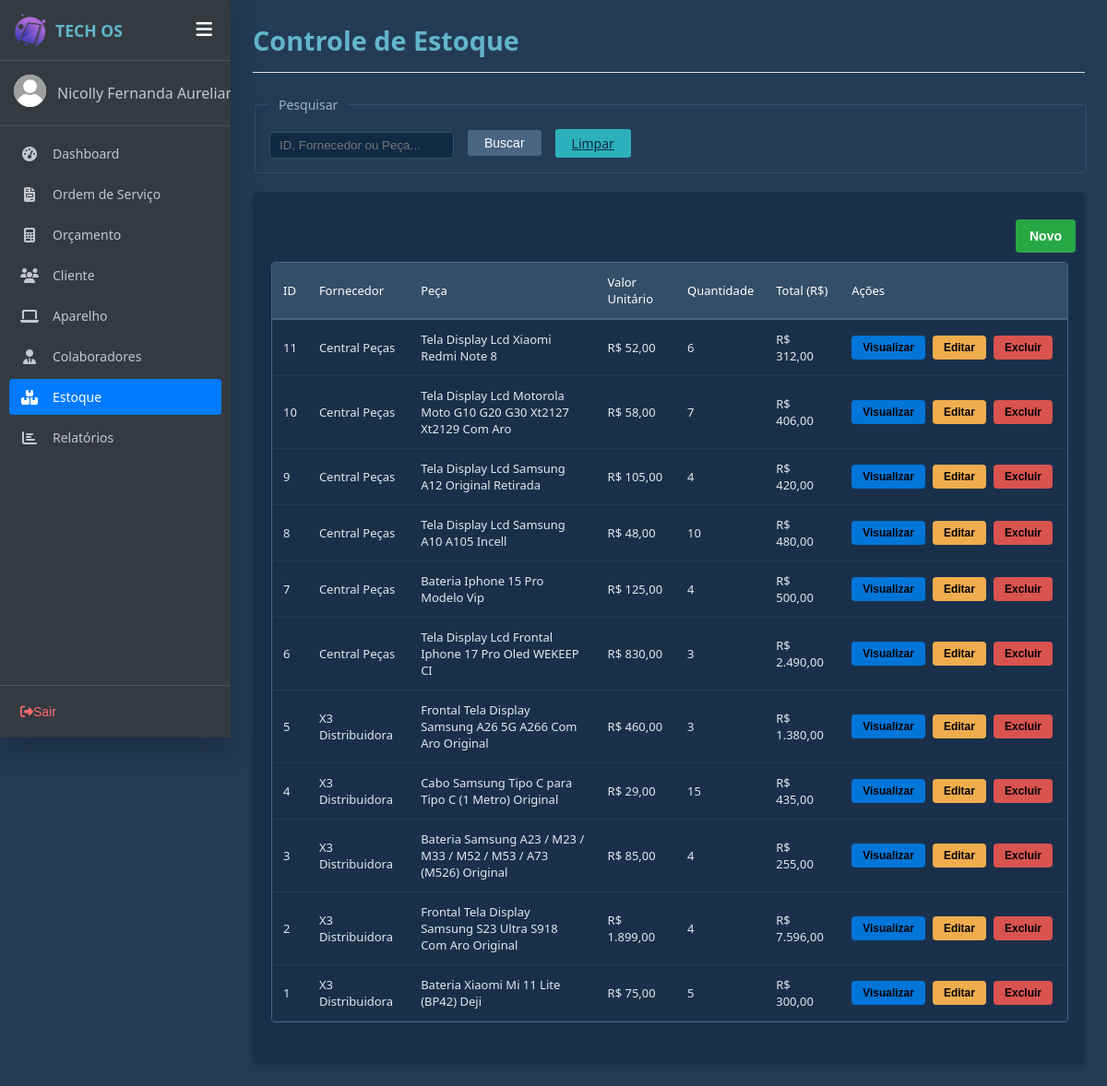
Screenshot of /estoque.php (signed in) with the database file from the repository.
### tables this page shows
CREATE TABLE `estoque` (
  `idEstoque` int(11) NOT NULL COMMENT 'Chave primária de identificaçãodo registro de estoque',
  `NomeFornecedor` varchar(100) DEFAULT NULL COMMENT 'Nome da empresa ou pessoa que forneceu a peça',
  `peca` varchar(100) DEFAULT NULL COMMENT 'Nome, descrição ou modelo do produto armazenado',
  `valor` decimal(10,2) NOT NULL COMMENT 'Valor unitário do produto',
  `quantidade` int(11) NOT NULL COMMENT 'Quantidade de itens disponíveis em estoque',
  `total` decimal(10,2) DEFAULT NULL COMMENT 'valor total acumulado(cauculado  multiplicando valor unitário por quantidade)'
);

### php/funcaoestoque.php (the view, shortened to what this page needs)
<?php
function listarProdutosEstoque($conn, $pesquisa = '') {
    $html = "";
    $produtos = [];
    if (!empty($pesquisa)) {
        $sql_busca = "SELECT * FROM estoque WHERE NomeFornecedor LIKE ? OR peca LIKE ? ORDER BY idEstoque DESC";
        $stmt = mysqli_prepare($conn, $sql_busca);
        $param = "%" . $pesquisa . "%";
        mysqli_stmt_bind_param($stmt, "ss", $param, $param);
        mysqli_stmt_execute($stmt);
        $resultado = mysqli_stmt_get_result($stmt);
    } else {
        $sql_busca = "SELECT * FROM estoque ORDER BY idEstoque DESC";
        $resultado = mysqli_query($conn, $sql_busca);
    }
    if ($resultado && mysqli_num_rows($resultado) > 0) {
        while ($linha = mysqli_fetch_assoc($resultado)) {
            $produtos[] = $linha;
        }
    }
    if (!empty($produtos)) {
        foreach ($produtos as $prod) {
            $id = $prod['idEstoque'];
            $fornecedor = htmlspecialchars($prod['NomeFornecedor'], ENT_QUOTES, 'UTF-8');
            $peca = htmlspecialchars($prod['peca'], ENT_QUOTES, 'UTF-8');
            $valor = number_format($prod['valor'], 2, ',', '.');
            $quantidade = $prod['quantidade'];
            $total = number_format($prod['total'], 2, ',', '.');
            $html .= "<tr>
                        <td>{$id}</td>
                        <td>{$fornecedor}</td>
                        <td>{$peca}</td>
                        <td>R$ {$valor}</td>
                        <td>{$quantidade}</td>
                        <td>R$ {$total}</td>
                        <td style='white-space: nowrap;'>
                            <div style='display: flex; gap: 4px; align-items: center;'>
                                <button type='button' class='btn-visualizar-tabela btn-visualizar' title='Visualizar'
                                    data-id='{$id}'
                                    data-fornecedor='{$fornecedor}'
                                    data-peca='{$peca}'
                                    data-valor='{$prod['valor']}'
                                    data-quantidade='{$quantidade}'
                                    data-total='{$prod['total']}'>Visualizar</button>
                                <button type='button' class='acao-editar btn-alterar-tabela btn-alterar' title='Editar'
                                    data-id='{$id}'
                                    data-fornecedor='{$fornecedor}'
                                    data-peca='{$peca}'
                                    data-valor='{$prod['valor']}'
                                    data-quantidade='{$quantidade}'
                                    data-total='{$prod['total']}'>Editar</button>
                                <button type='button' class='btn-apagar-tabela btn-apagar' title='Excluir'
                                    data-id='{$id}'
                                    onclick=\"if(confirm('Deseja realmente excluir?')) { window.location.href='php/salvarEstoque.php?excluir_id={$id}'; }\">Excluir</button>
                            </div>
                        </td>
                      </tr>";
        }
    } else {
        $html .= "<tr><td colspan='7' class='sem-dados text-center'>Nenhum item em estoque.</td></tr>";
    }
    return $html;
}
?>

### css/style_geral.css (style rules this page uses)
.os-table td { padding: 12px; border-bottom: 1px solid #243b53; color: #e2e8f0; }

### css/style_cadastros.css (style rules this page uses)
.btn-alterar, .btn-apagar, .btn-visualizar { border: none; border-radius: 4px; cursor: pointer; padding: 6px 12px; font-size: 12px; font-weight: 600; margin-right: 4px; transition: all 0.2s ease-in-out; display: inline-block; font-weight: bold; color:black; }
.btn-alterar { background-color: #f0ad4e; color:black; }
.btn-apagar { background-color: #d9534f; color: black; }
.btn-visualizar { background-color: #0275d8; color: black; }

### css/sidebar.css (style rules this page uses)
:root { --sidebar-bg: #343a40; --sidebar-hover: rgba(255, 255, 255, 0.1); --sidebar-active: #007bff; --text-color: #c2c7d0; --sidebar-width: 250px; }
body { margin: 0; font-family: 'Segoe UI', Tahoma, Geneva, Verdana, sans-serif; display: flex; background-color: #243b55; color: #ffffff; min-height: 100vh; transition: padding-left 0.3s ease; padding-left: var(--sidebar-width); }

### rows the page displays
estoque: idEstoque "11", NomeFornecedor "Central Peças", peca "Tela Display Lcd Xiaomi Redmi Note 8", valor "52,00", quantidade "6", total "312,00"
estoque: idEstoque "10", NomeFornecedor "Central Peças", peca "Tela Display Lcd Motorola Moto G10 G20 G30 Xt2127 Xt2129 Com Aro", valor "58,00", quantidade "7", total "406,00"
estoque: idEstoque "9", NomeFornecedor "Central Peças", peca "Tela Display Lcd Samsung A12 Original Retirada", valor "105,00", quantidade "4", total "420,00"
estoque: idEstoque "8", NomeFornecedor "Central Peças", peca "Tela Display Lcd Samsung A10 A105 Incell", valor "48,00", quantidade "10", total "480,00"
estoque: idEstoque "7", NomeFornecedor "Central Peças", peca "Bateria Iphone 15 Pro Modelo Vip", valor "125,00", quantidade "4", total "500,00"
estoque: idEstoque "6", NomeFornecedor "Central Peças", peca "Tela Display Lcd Frontal Iphone 17 Pro Oled WEKEEP CI", valor "830,00", quantidade "3", total "2.490,00"
estoque: idEstoque "5", NomeFornecedor "X3 Distribuidora", peca "Frontal Tela Display Samsung A26 5G A266 Com Aro Original", valor "460,00", quantidade "3", total "1.380,00"
estoque: idEstoque "4", NomeFornecedor "X3 Distribuidora", peca "Cabo Samsung Tipo C para Tipo C (1 Metro) Original", valor "29,00", quantidade "15", total "435,00"
estoque: idEstoque "3", NomeFornecedor "X3 Distribuidora", peca "Bateria Samsung A23 / M23 / M33 / M52 / M53 / A73 (M526) Original", valor "85,00", quantidade "4", total "255,00"
estoque: idEstoque "2", NomeFornecedor "X3 Distribuidora", peca "Frontal Tela Display Samsung S23 Ultra S918 Com Aro Original", valor "1.899,00", quantidade "4", total "7.596,00"
estoque: idEstoque "1", NomeFornecedor "X3 Distribuidora", peca "Bateria Xiaomi Mi 11 Lite (BP42) Deji", valor "75,00", quantidade "5", total "300,00"

### other values shown
nomeFuncionario($idLogado) "Nicolly Fernanda…"
